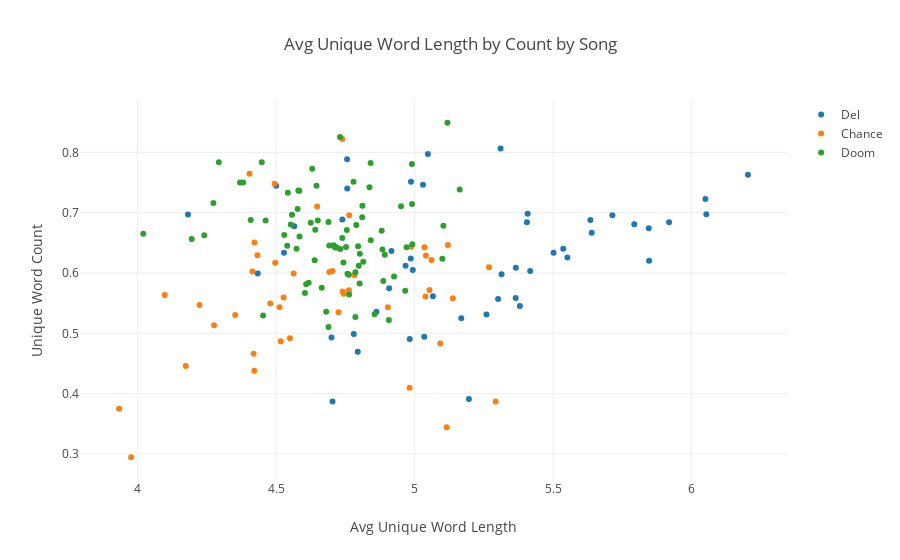

The code cell stored with this chart in its notebook:
### Code cell
unique_count_to_length(sub_works.values())

### Figure 1 — Plotly figure (JSON) as saved in the notebook; plotly's stock layout.template omitted (floating-point values rounded to 4 significant figures)
{"data": [{"hoverinfo": "text", "mode": "markers", "name": "Del", "text": ["Hoe!", "On the Run Again", "War of the Masses", "Virus", "Positive Contact", "Things You Can Do", "Ride Slow", "Pay the Price", "The Return", "Talent Supercedes", "The Agony", "Do You Remember?", "Nobody Can", "What Is This Loneliness", "Melding of the Minds", "Look Across the Sky", "All We Know", "Catch a Bad One", "No Need for Alarm", "Wack M.C.'s", "Worldwide", "Love is worth", "Don't Forget the Bass", "Shit Talkers *", "Followers *", "Press Rewind", "Time is Too Expensive", "FWA (Fair Weather Associates) *", "Offspring", "Jaw Gymnastics", "Stay On Your Toes", "Catch All This", "Strange Universe", "The Repo Man Sings for You", "Three Emcees", "What's Wrong with This Picture", "Oakland Blackouts", "Off the Record", "Get It", "Food Fight", "Nothing Fake/The Ultimate", "The World's Gone Mad", "Magnetizing", "The Projects (PJays)", "Clint Eastwood", "Preservation", "Fragments", "Undisputed Champs", "'94 Via Satellite"], "type": "scatter", "x": [4.967, 5.408, 5.417, 5.301, 5.846, 6.053, 4.739, 5.365, 5.536, 5.918, 5.793, 5.714, 6.049, 6.203, 5.38, 5.845, 5.048, 5.066, 4.908, 4.703, 4.434, 4.795, 4.982, 4.862, 4.7, 5.639, 5.501, 4.529, 5.551, 5.634, 4.993, 5.365, 5.31, 5.168, 4.987, 5.03, 5.405, 4.756, 4.182, 4.916, 4.5, 5.035, 5.314, 4.566, 5.196, 4.757, 4.78, 4.986, 5.259], "y": [0.612, 0.6983, 0.6034, 0.557, 0.6203, 0.6976, 0.6886, 0.5585, 0.6404, 0.6844, 0.6808, 0.6958, 0.7226, 0.7629, 0.5453, 0.6744, 0.7975, 0.5614, 0.5749, 0.3869, 0.5991, 0.4696, 0.4904, 0.5356, 0.4933, 0.6667, 0.6334, 0.6335, 0.6256, 0.6879, 0.6048, 0.6086, 0.8065, 0.5251, 0.7512, 0.7463, 0.6842, 0.7885, 0.6972, 0.6367, 0.7448, 0.4943, 0.5979, 0.6776, 0.3913, 0.74, 0.4988, 0.6239, 0.5313]}, {"hoverinfo": "text", "mode": "markers", "name": "Chance", "text": ["Hey Ma", "14,400 Minutes", "Brain Cells", "Juke Juke", "Missing You", "Nostalgia", "Prom Night", "U Got Me Fucked Up", "Fuck You Tahm Bout", "Family", "Windows", "Long Time II", "Lost", "Acid Rain", "Chain Smoker", "Everything's Good (Good Ass Outro)", "Interlude (That's Love)", "Juice", "Paranoia *", "NaNa", "Cocoa Butter Kisses", "Smoke Again", "Pusha Man", "Favorite Song", "Good Ass Intro", "Everybody's Something", "I Am Very Very Lonely", "Same Drugs", "Smoke Break", "Angels", "All Night", "Drown", "Blessings (Reprise)", "How Great", "Finish Line", "Mixtape", "All We Got", "D.R.A.M. Sings Special", "Juke Jam", "No Problem", "Summer Friends", "Blessings", "The Writer", "I Ain't Word", "Israel (Sparring)"], "type": "scatter", "x": [4.527, 4.692, 5.269, 4.224, 4.479, 5.035, 5.092, 4.739, 4.725, 4.512, 4.55, 4.783, 4.098, 5.138, 4.433, 5.292, 5.115, 4.763, 5.04, 4.764, 4.404, 4.497, 4.422, 4.648, 4.982, 4.903, 4.495, 4.276, 4.421, 3.977, 4.174, 4.419, 5.12, 5.054, 4.563, 4.517, 4.415, 3.933, 4.352, 4.74, 4.703, 4.987, 4.744, 5.039, 5.061], "y": [0.5593, 0.6019, 0.6096, 0.5468, 0.5496, 0.6429, 0.4831, 0.8221, 0.5351, 0.543, 0.4918, 0.5964, 0.5635, 0.5582, 0.6295, 0.3869, 0.3444, 0.5714, 0.6291, 0.6957, 0.7647, 0.6169, 0.6504, 0.7102, 0.4098, 0.5433, 0.748, 0.5133, 0.4378, 0.2945, 0.4457, 0.4661, 0.6466, 0.5717, 0.5994, 0.4869, 0.6027, 0.375, 0.5303, 0.5695, 0.6035, 0.6434, 0.5658, 0.561, 0.6215]}, {"hoverinfo": "text", "mode": "markers", "name": "Doom", "text": ["Anti-Matter", "Supervillainz", "More Rhymin'", "Batty-Boys", "Absolutely", "Rap Ambush", "Ballskin", "Microwave Mayo", "Lightworks", "Gazillion Ear", "Angelz", "Strange Universe", "Raid", "Strange Ways", "Great Day", "Accordion", "Money Folder", "America's Most Blunted", "Mince Meat", "Crosshairs", "Perfect Hair", "Bada Bing", "El Chupa Nibre", "No Names", "A.T.H.F.", "Basket Case", "Space Ho's", "Vats of Urine", "Old School", "Benzie Box", "The Mask", "Sofa King Remix", "El Chupa Nibre Remix", "Perfect Hair II", "Korn Dogs", "Space Ho's (Madlib Remix)", "Entrees: Kookies", "Appetizers: One Beer", "Entrees: Kon Karne", "The Mic", "Who You Think I Am", "The Finest", "Hero V.S. Villain", "Greenbacks", "Go With the Flow", "Beef Rapp", "Deep Fried Frenz", "Kon Queso", "Hoe Cakes", "Rapp Snitch Knishes", "Blunt Drunk (All Outta Ale Remix)", "Angeles", "Ghostwhirl", "Rock Co.Kane Flow", "Chinatown Wars (Like a Renegade)", "Fall Back/Titty Fat", "Put Your Quarter Up", "Potholderz", "Never Dead", "New Beginning", "Closer", "Get 'Er Done", "Trap Door", " Cellz", "Project Jazz", "November Has Come", "In the Streets", "Highs and Lows *", "Fire Wood Drumstix", "Victory Laps", "Fly That Knot", "Blacklist", "The Unexpected", "Biochemical Equation", "Masquatch", "Ray Gun", "I Hear Voices\t", "Think I Am", "Melody (Remix)"], "type": "scatter", "x": [4.604, 4.195, 4.99, 4.786, 4.971, 5.118, 4.881, 5.104, 4.731, 4.887, 4.811, 4.951, 4.779, 4.796, 4.752, 4.707, 4.892, 4.584, 4.884, 4.65, 4.641, 4.801, 4.743, 4.763, 4.841, 5.1, 4.764, 4.711, 4.63, 4.689, 4.462, 4.618, 4.732, 4.529, 4.926, 4.758, 4.814, 4.608, 4.802, 4.786, 4.293, 4.855, 4.681, 4.966, 4.574, 4.739, 4.907, 4.665, 4.453, 4.837, 4.689, 4.625, 4.369, 4.639, 4.381, 4.692, 4.274, 4.021, 4.718, 4.448, 4.557, 4.408, 4.789, 5.162, 4.553, 4.54, 4.58, 4.841, 4.811, 4.99, 4.798, 4.585, 4.755, 4.542, 4.714, 4.646, 4.992, 4.241, 4.578], "y": [0.5667, 0.6564, 0.7808, 0.6014, 0.6427, 0.8492, 0.6703, 0.6784, 0.8254, 0.587, 0.7114, 0.7105, 0.7514, 0.6442, 0.6432, 0.646, 0.6302, 0.7366, 0.6392, 0.6872, 0.6717, 0.5827, 0.6174, 0.597, 0.6543, 0.6235, 0.5643, 0.6435, 0.7727, 0.6844, 0.6872, 0.584, 0.64, 0.6631, 0.5944, 0.5989, 0.6187, 0.5813, 0.6318, 0.5272, 0.7838, 0.5316, 0.5356, 0.5706, 0.6401, 0.6581, 0.5219, 0.5757, 0.5295, 0.7421, 0.5104, 0.6835, 0.75, 0.6213, 0.75, 0.6457, 0.7162, 0.6651, 0.6424, 0.7838, 0.6968, 0.6877, 0.6798, 0.7387, 0.6804, 0.6452, 0.7366, 0.7824, 0.6926, 0.7143, 0.6121, 0.6605, 0.6712, 0.7329, 0.6424, 0.7447, 0.6478, 0.6626, 0.7061]}], "layout": {"hovermode": "closest", "title": "Avg Unique Word Length by Count by Song", "xaxis": {"title": "Avg Unique Word Length"}, "yaxis": {"title": "Unique Word Count"}}}
